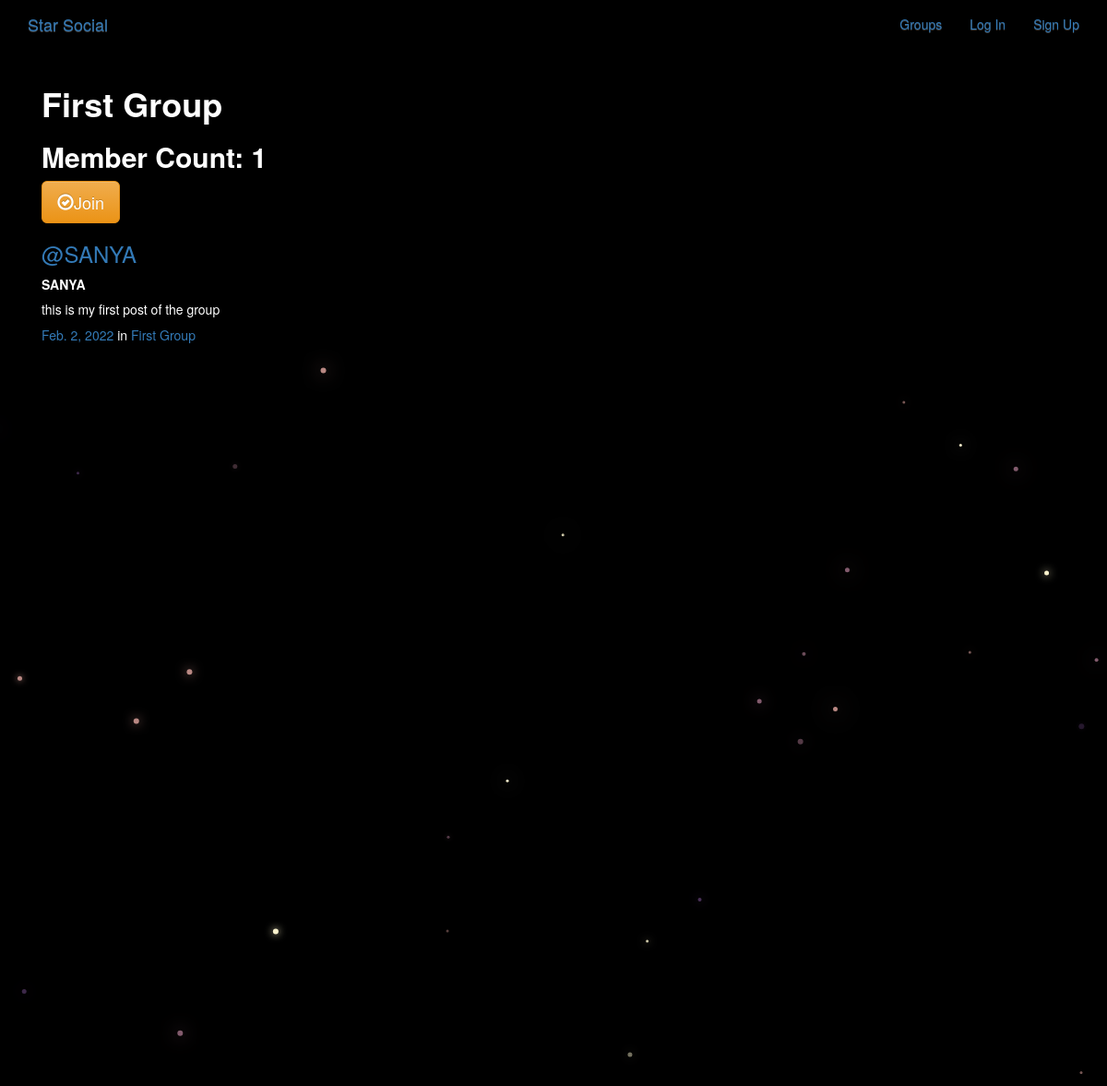
The app's page /groups/posts/in/first-group/ with its own data.
### groups/models.py (models this page shows, shortened)
class Group(models.Model):
    name = models.CharField(max_length=255,unique=True)
    slug = models.SlugField(allow_unicode=True,unique=True)
    description = models.TextField(blank=True,default='')
    members = models.ManyToManyField(User, through="GroupMember")
    class Meta:
        ordering = ["name"]

### posts/models.py (models this page shows, shortened)
class Post(models.Model):
    user = models.ForeignKey(User,related_name='posts',on_delete=models.CASCADE)
    created_at = models.DateField(auto_now=True)
    message = models.TextField(editable=True)
    group = models.ForeignKey(Group,related_name='posts',null=True,blank=True,on_delete=models.CASCADE)
    class Meta:
        ordering = ['-created_at']
        unique_together = ['user','message']

### groups/views.py (the view)
# urls.py: path("posts/in/<slug>/",views.SingleGroup.as_view(),name="single"),
class SingleGroup(generic.DetailView):
    model = Group

### groups/templates/groups/group_detail.html
{% extends "groups/group_base.html" %}
{% block pregroup %}
<div class="container">
<h1><b>{{group.name}}</b></h1>
<h2><b>Member Count: {{group.members.count}}</b></h2>
  <div class="content">
    {% if user in group.members.all %}
       <a href="{% url 'groups:leave' slug=group.slug %}" class='btn btn-lg btn-fill btn-warning'><span class='glyphicon glyphicon-remove-circle'></span>Leave</a>
    {% else %}
       <a href="{% url 'groups:join' slug=group.slug %}" class='btn btn-lg btn-fill btn-warning'><span class='glyphicon glyphicon-ok-circle'></span>Join</a>
    {% endif %}
  </div>
</div>
{% endblock %}
{% block group_content %}
<div class="col-md-8">
    {% if group.posts.count == 0 %}
    <h2><b>No posts in this group yet!!</b></h2>
    {% else %}
      {% for post in group.posts.all %}
        {% include "posts/_post.html" %}
      {% endfor %}
    {% endif %}
</div>
{% endblock %}

### posts/templates/posts/_post.html (shortened to what this page needs)
<div class="media">
	<h3 class="mr-5"><a href="{% url 'posts:for_user' username=post.user.username %}">@{{ post.user.username }}</a></h3>
	<div class="media-body">
		<strong>{{ post.user.username }}</strong>
		<h5>{{ post.message|safe }}</h5>
			<time class="time"><a href="{% url 'posts:single' username=post.user.username pk=post.pk %}">{{ post.created_at }}</a></time>
			{% if post.group %}
			<span class="group-name">in <a href="#">{{ post.group.name }}</a></span>
			{% endif %}
	</div>
</div>

### static/simplesocial/css/master.css (style rules this page uses)
body { margin: 0; overflow: hidden; background-color: black; color:white; }

### records on screen
Group: name "First Group", members.count "1"
Post: user.username "SANYA", message "this is my first post of the group", created_at "Feb. 2, 2022", group.name "First Group"
